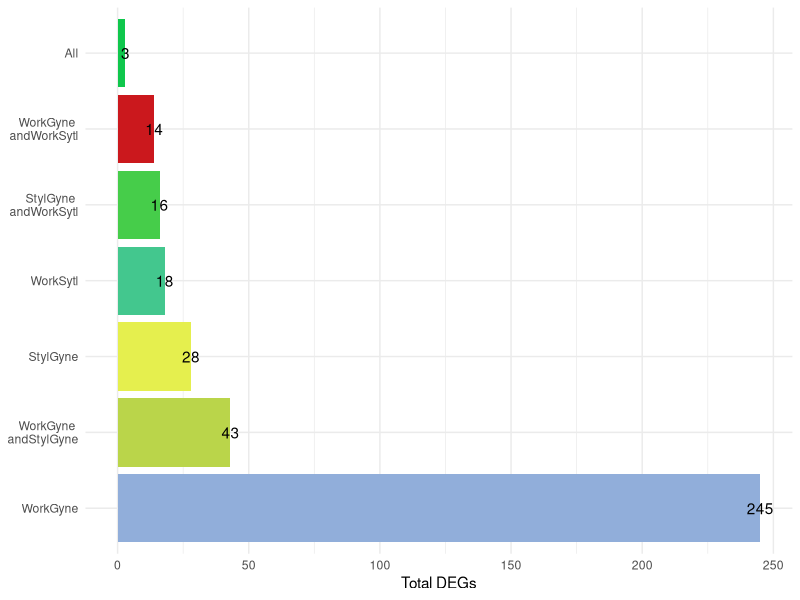
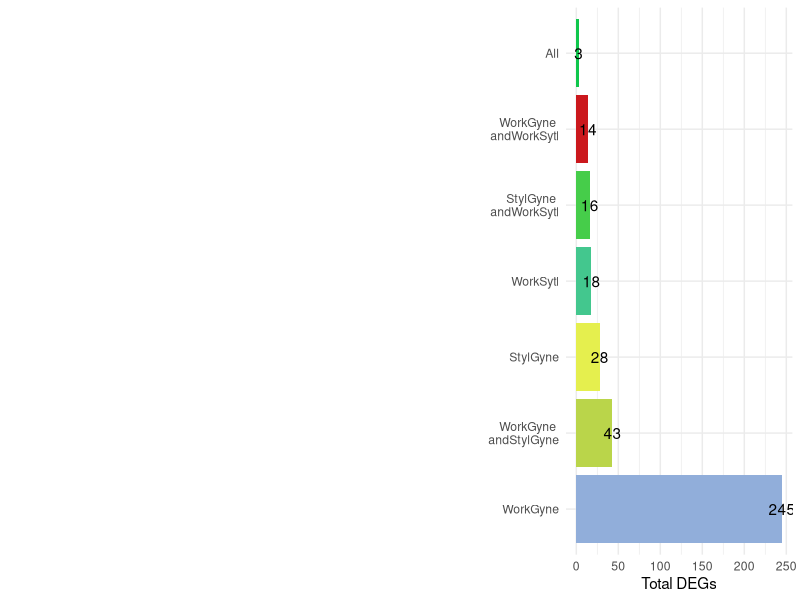

Here is the R script that generated these plots, in order:
## ---- chunk 1
library(ggplot2)
library(dplyr)
library(cowplot)

knitr::opts_chunk$set(fig.path = './', message = F)
## ---- chunk 2
venn <- read.csv("venn.csv")

mycolors <- c("All" = "#0FC74C",
             "WorkSytl" = "#43C78E",
              "WorkGyne and WorkSytl" = "#cb181d", 
               "WorkGyne" = "#91AEDA", 
             "WorkGyne and StylGyne" = "#BAD54A" ,
             "StylGyne" = "#E5EF4E",
              "StylGyne and WorkSytl" = "#46CD4A"
              )   

p2 <- ggplot(data=venn, aes(x=reorder(comparison, desc(count)), y = count,  fill = comparison)) + 
  geom_bar(stat="identity") +
  labs(y = "Total DEGs", x = NULL) +
  scale_fill_manual(values = mycolors) +
  theme_minimal() +
  theme(legend.title = element_blank(),
        legend.position = "none") +
  scale_x_discrete(labels=c("All" = "All",
             "WorkSytl" = "WorkSytl",
              "WorkGyne and WorkSytl" = "WorkGyne \nandWorkSytl", 
               "WorkGyne" = "WorkGyne", 
             "WorkGyne and StylGyne" = "WorkGyne \nandStylGyne" ,
             "StylGyne" = "StylGyne",
              "StylGyne and WorkSytl" = "StylGyne \nandWorkSytl")) +
  geom_text(aes(x=reorder(comparison, desc(count)),  label = count, hjust = 0.5)) +
  coord_flip()
p2
## ---- chunk 3
p1 <- ggdraw() + draw_image("venn-original.png")
plot_grid(p1, p2, rel_widths = c(0.6,0.4))
